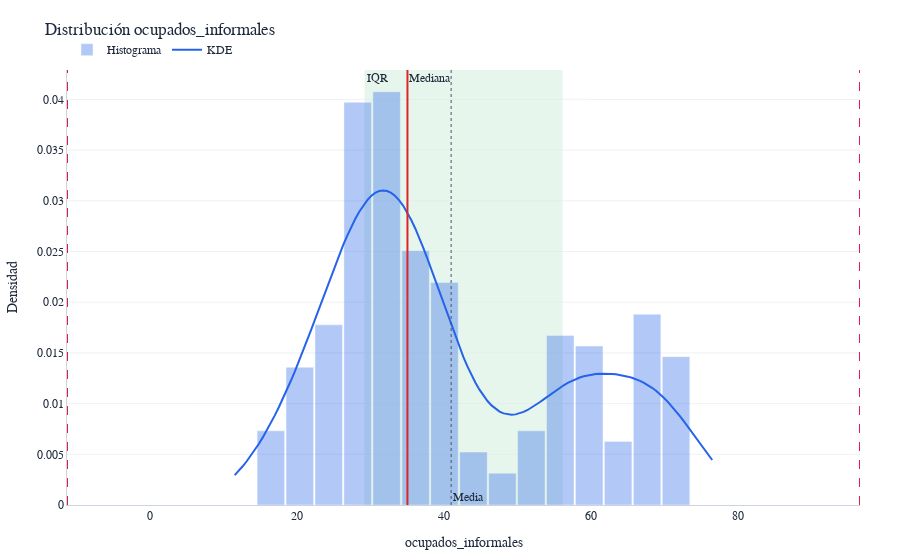
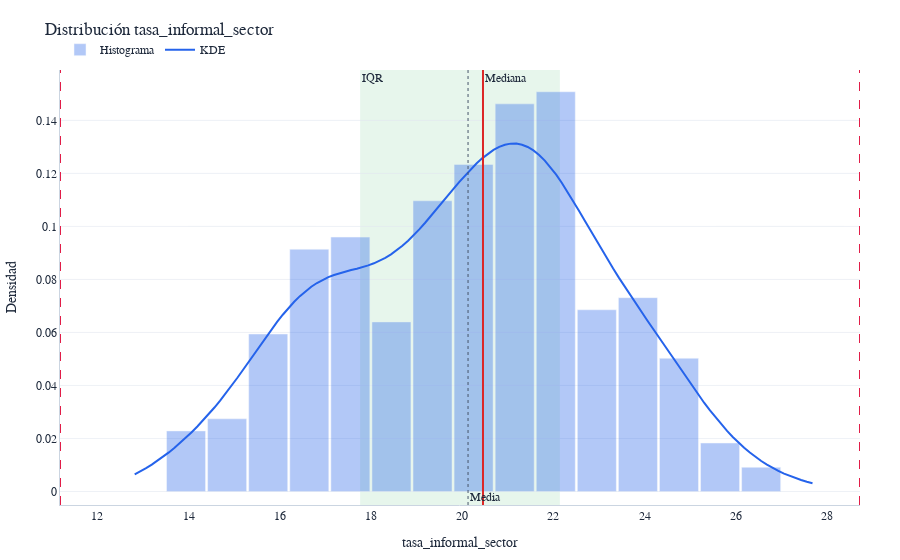
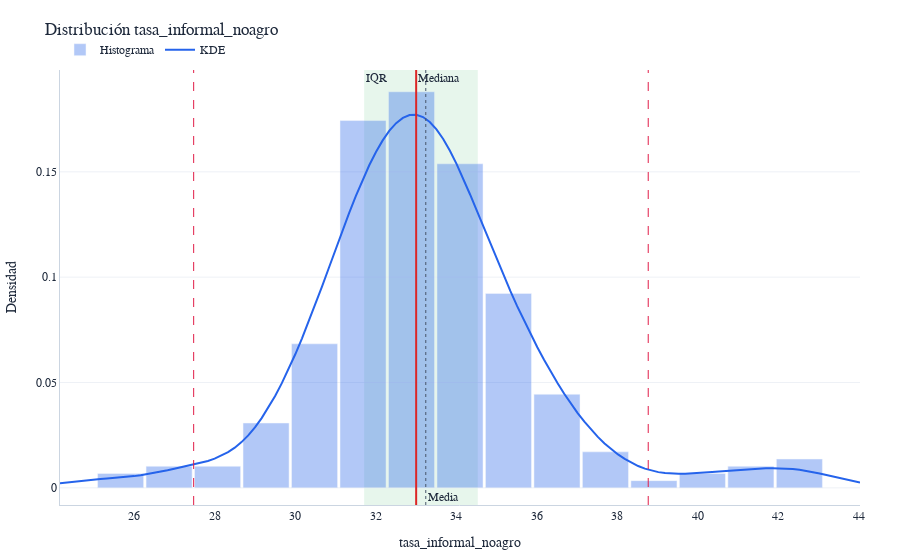
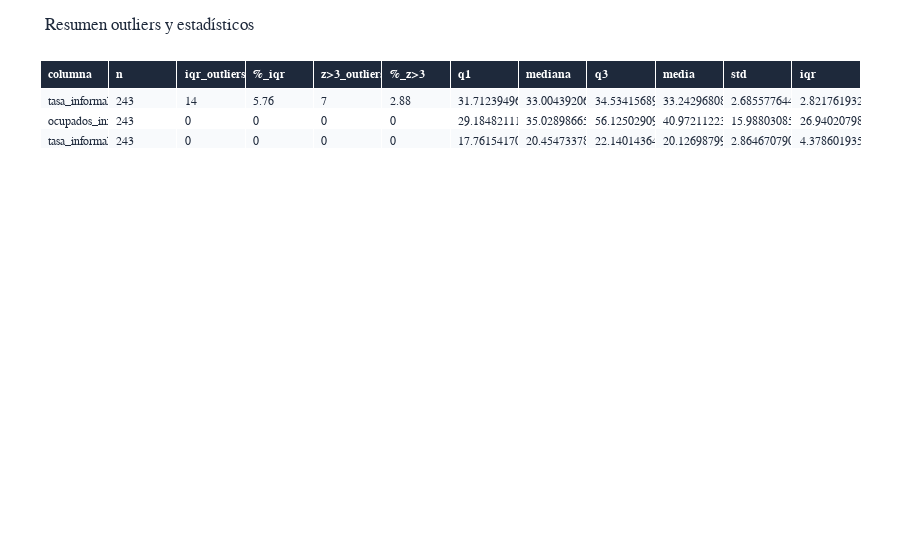

The notebook cell these images were saved under, in order:
### Markdown cell above
## 10. Distribuciones y Detección de Outliers
Objetivo: Visualizar forma de las distribuciones y marcar posibles atípicos mediante IQR y z-score.

### Code cell
# Distribuciones y detección de outliers (interactivo Plotly estilo The Economist)
# ---------------------------------------------------------------------------------
import numpy as np, pandas as pd
import plotly.graph_objects as go
from math import sqrt, pi

numeric_cols = merged.select_dtypes(include='number').columns.tolist()
if len(numeric_cols) == 0:
    print('No hay columnas numéricas para perfilar.')
else:
    print('Columnas numéricas analizadas:', numeric_cols)

    def kde_silverman(series, points=120):
        s = series.dropna().values.astype(float)
        if len(s) < 3:
            return np.array([]), np.array([])
        std = s.std(ddof=1)
        if std == 0:
            return np.array([]), np.array([])
        n = len(s)
        h = 1.06 * std * n ** (-1/5)
        xmin, xmax = s.min(), s.max()
        rng = xmax - xmin
        if rng == 0:
            return np.array([]), np.array([])
        xs = np.linspace(xmin - 0.05*rng, xmax + 0.05*rng, points)
        coeff = 1/(sqrt(2*pi)*h*n)
        exp_part = []
        for x in xs:
            exp_part.append(np.exp(-0.5*((x - s)/h)**2).sum())
        ys = coeff * np.array(exp_part)
        return xs, ys

    economist_layout = dict(
        font=dict(family='Georgia, serif', color='#1e293b'),
        plot_bgcolor='white',
        paper_bgcolor='white',
        margin=dict(l=60, r=40, t=70, b=55),
        hovermode='x unified'
    )

    outlier_rows = []

    for col in numeric_cols:
        s = merged[col].dropna()
        if s.empty:
            print(f'Sin datos para {col}')
            continue
        q1, q3 = s.quantile([0.25,0.75])
        q2 = s.median()
        iqr = q3 - q1
        low, high = q1 - 1.5*iqr, q3 + 1.5*iqr
        mean = s.mean()
        std = s.std(ddof=0)
        xs, ys = kde_silverman(s)

        hist = np.histogram(s, bins=min(25, max(8, int(np.sqrt(len(s))))))
        bin_edges = hist[1]
        bin_counts = hist[0]
        bin_widths = np.diff(bin_edges)
        density = bin_counts / (bin_widths * bin_counts.sum())

        fig = go.Figure()
        fig.add_trace(go.Bar(
            x=(bin_edges[:-1] + bin_edges[1:]) / 2,
            y=density,
            width=bin_widths*0.95,
            marker_color='#2563eb',
            opacity=0.35,
            name='Histograma',
            hovertemplate='<b>'+col+'</b><br>Centro bin: %{x:.2f}<br>Densidad: %{y:.4f}<extra></extra>'
        ))
        if len(xs) > 0:
            fig.add_trace(go.Scatter(
                x=xs, y=ys,
                mode='lines',
                line=dict(color='#2563eb', width=2),
                name='KDE',
                hovertemplate='x=%{x:.2f}<br>Densidad=%{y:.4f}<extra>KDE</extra>'
            ))
        fig.add_vrect(x0=q1, x1=q3, fillcolor='#16a34a', opacity=0.10, layer='below', line_width=0, annotation_text='IQR', annotation_position='top left')
        fig.add_vline(x=q2, line_width=2, line_color='#dc2626', annotation_text='Mediana', annotation_position='top right')
        fig.add_vline(x=mean, line_width=1, line_color='#475569', line_dash='dot', annotation_text='Media', annotation_position='bottom right')
        if iqr > 0:
            fig.add_vline(x=low, line_width=1, line_color='#e11d48', line_dash='dash')
            fig.add_vline(x=high, line_width=1, line_color='#e11d48', line_dash='dash')

        fig.update_layout(
            title=f'Distribución {col}',
            xaxis=dict(title=col, showgrid=False, linecolor='#cbd5e1'),
            yaxis=dict(title='Densidad', showgrid=True, gridcolor='#e2e8f0', gridwidth=0.6, zeroline=False, linecolor='#cbd5e1'),
            legend=dict(orientation='h', y=1.08, x=0),
            **economist_layout
        )
        fig.show()

        iqr_flags = ((s < low) | (s > high)) if iqr > 0 else pd.Series([False]*len(s), index=s.index)
        z = (s - mean)/std if std not in [0, np.nan] else pd.Series([0]*len(s), index=s.index)
        z3_flags = z.abs() > 3
        outlier_rows.append({
            'columna': col,
            'n': int(len(s)),
            'iqr_outliers': int(iqr_flags.sum()),
            '%_iqr': round(iqr_flags.mean()*100,2),
            'z>3_outliers': int(z3_flags.sum()),
            '%_z>3': round(z3_flags.mean()*100,2),
            'q1': q1,
            'mediana': q2,
            'q3': q3,
            'media': mean,
            'std': std,
            'iqr': iqr
        })

    outlier_df = pd.DataFrame(outlier_rows)
    if not outlier_df.empty:
        outlier_df = outlier_df.sort_values('%_iqr', ascending=False)
        fig_table = go.Figure(data=[go.Table(
            header=dict(values=[f'<b>{c}</b>' for c in outlier_df.columns], fill_color='#1e293b', font=dict(color='white', family='Georgia, serif'), align='left'),
            cells=dict(values=[outlier_df[c] for c in outlier_df.columns], fill_color=[['#f8fafc' if i%2==0 else 'white' for i in range(len(outlier_df))]], font=dict(color='#1e293b', family='Georgia, serif'), align='left')
        )])
        fig_table.update_layout(title='Resumen outliers y estadísticos', font=dict(family='Georgia, serif', color='#1e293b'), plot_bgcolor='white', paper_bgcolor='white', margin=dict(l=40,r=40,t=60,b=20))
        fig_table.show()
    else:
        print('Sin datos para tabla de outliers.')

### Figure 1 — Plotly figure (JSON) as saved in the notebook; plotly's stock layout.template omitted (floating-point values rounded to 4 significant figures)
{"data": [{"hovertemplate": "<b>ocupados_informales</b><br>Centro bin: %{x:.2f}<br>Densidad: %{y:.4f}<extra></extra>", "marker": {"color": "#2563eb"}, "name": "Histograma", "opacity": 0.35, "type": "bar", "width": [3.741, 3.741, 3.741, 3.741, 3.741, 3.741, 3.741, 3.741, 3.741, 3.741, 3.741, 3.741, 3.741, 3.741, 3.741], "x": [16.44, 20.38, 24.32, 28.26, 32.2, 36.13, 40.07, 44.01, 47.95, 51.88, 55.82, 59.76, 63.7, 67.64, 71.57], "y": [0.007315, 0.01359, 0.01777, 0.03971, 0.04076, 0.02508, 0.02195, 0.005225, 0.003135, 0.007315, 0.01672, 0.01568, 0.00627, 0.01881, 0.01463]}, {"hovertemplate": "x=%{x:.2f}<br>Densidad=%{y:.4f}<extra>KDE</extra>", "line": {"color": "#2563eb", "width": 2}, "mode": "lines", "name": "KDE", "type": "scatter", "x": [11.52, 12.07, 12.61, 13.16, 13.71, 14.25, 14.8, 15.34, 15.89, 16.44, 16.98, 17.53, 18.07, 18.62, 19.17, 19.71, 20.26, 20.8, 21.35, 21.9, 22.44, 22.99, 23.53, 24.08, 24.63, 25.17, 25.72, 26.26, 26.81, 27.36, 27.9, 28.45, 28.99, 29.54, 30.09, 30.63, 31.18, 31.72, 32.27, 32.82, 33.36, 33.91, 34.45, 35.0, 35.55, 36.09, 36.64, 37.18, 37.73, 38.28, 38.82, 39.37, 39.91, 40.46, 41.01, 41.55, 42.1, 42.64, 43.19, 43.74, 44.28, 44.83, 45.37, 45.92, 46.47, 47.01, 47.56, 48.1, 48.65, 49.2, 49.74, 50.29, 50.83, 51.38, 51.93, 52.47, 53.02, 53.56, 54.11, 54.66, 55.2, 55.75, 56.29, 56.84, 57.39, 57.93, 58.48, 59.02, 59.57, 60.12, 60.66, 61.21, 61.75, 62.3, 62.85, 63.39, 63.94, 64.48, 65.03, 65.58, 66.12, 66.67, 67.21, 67.76, 68.31, 68.85, 69.4, 69.94, 70.49, 71.04, 71.58, 72.13, 72.67, 73.22, 73.77, 74.31, 74.86, 75.4, 75.95, 76.5], "y": [0.002951, 0.003367, 0.003821, 0.004313, 0.004843, 0.005413, 0.006021, 0.006669, 0.007355, 0.008079, 0.008841, 0.00964, 0.01048, 0.01135, 0.01225, 0.01319, 0.01416, 0.01515, 0.01618, 0.01722, 0.01828, 0.01935, 0.02042, 0.0215, 0.02256, 0.0236, 0.02462, 0.0256, 0.02652, 0.02739, 0.02818, 0.0289, 0.02952, 0.03005, 0.03047, 0.03077, 0.03096, 0.03103, 0.03097, 0.03078, 0.03047, 0.03005, 0.02951, 0.02886, 0.02811, 0.02727, 0.02635, 0.02537, 0.02433, 0.02324, 0.02213, 0.021, 0.01987, 0.01875, 0.01764, 0.01658, 0.01555, 0.01458, 0.01367, 0.01283, 0.01206, 0.01137, 0.01077, 0.01025, 0.009823, 0.009478, 0.009217, 0.009037, 0.008934, 0.008903, 0.008937, 0.009032, 0.009179, 0.00937, 0.009597, 0.009854, 0.01013, 0.01042, 0.01071, 0.011, 0.01129, 0.01156, 0.01181, 0.01204, 0.01224, 0.01242, 0.01257, 0.0127, 0.0128, 0.01287, 0.01292, 0.01295, 0.01296, 0.01295, 0.01293, 0.01289, 0.01283, 0.01275, 0.01266, 0.01254, 0.0124, 0.01224, 0.01204, 0.01182, 0.01156, 0.01126, 0.01093, 0.01056, 0.01015, 0.00971, 0.009237, 0.008738, 0.008217, 0.007678, 0.007129, 0.006575, 0.006022, 0.005478, 0.004947, 0.004436]}], "layout": {"annotations": [{"showarrow": false, "text": "IQR", "x": 29.18, "xanchor": "left", "xref": "x", "y": 1, "yanchor": "top", "yref": "y domain"}, {"showarrow": false, "text": "Mediana", "x": 35.03, "xanchor": "left", "xref": "x", "y": 1, "yanchor": "top", "yref": "y domain"}, {"showarrow": false, "text": "Media", "x": 40.97, "xanchor": "left", "xref": "x", "y": 0, "yanchor": "bottom", "yref": "y domain"}], "font": {"color": "#1e293b", "family": "Georgia, serif"}, "hovermode": "x unified", "legend": {"orientation": "h", "x": 0, "y": 1.08}, "margin": {"b": 55, "l": 60, "r": 40, "t": 70}, "paper_bgcolor": "white", "plot_bgcolor": "white", "shapes": [{"fillcolor": "#16a34a", "layer": "below", "line": {"width": 0}, "opacity": 0.1, "type": "rect", "x0": 29.18, "x1": 56.13, "xref": "x", "y0": 0, "y1": 1, "yref": "y domain"}, {"line": {"color": "#dc2626", "width": 2}, "type": "line", "x0": 35.03, "x1": 35.03, "xref": "x", "y0": 0, "y1": 1, "yref": "y domain"}, {"line": {"color": "#475569", "dash": "dot", "width": 1}, "type": "line", "x0": 40.97, "x1": 40.97, "xref": "x", "y0": 0, "y1": 1, "yref": "y domain"}, {"line": {"color": "#e11d48", "dash": "dash", "width": 1}, "type": "line", "x0": -11.23, "x1": -11.23, "xref": "x", "y0": 0, "y1": 1, "yref": "y domain"}, {"line": {"color": "#e11d48", "dash": "dash", "width": 1}, "type": "line", "x0": 96.54, "x1": 96.54, "xref": "x", "y0": 0, "y1": 1, "yref": "y domain"}], "title": {"text": "Distribución ocupados_informales"}, "xaxis": {"linecolor": "#cbd5e1", "showgrid": false, "title": {"text": "ocupados_informales"}}, "yaxis": {"gridcolor": "#e2e8f0", "gridwidth": 0.6, "linecolor": "#cbd5e1", "showgrid": true, "title": {"text": "Densidad"}, "zeroline": false}}}

### Figure 2 — Plotly figure (JSON) as saved in the notebook; plotly's stock layout.template omitted (floating-point values rounded to 4 significant figures)
{"data": [{"hovertemplate": "<b>tasa_informal_sector</b><br>Centro bin: %{x:.2f}<br>Densidad: %{y:.4f}<extra></extra>", "marker": {"color": "#2563eb"}, "name": "Histograma", "opacity": 0.35, "type": "bar", "width": [0.8554, 0.8554, 0.8554, 0.8554, 0.8554, 0.8554, 0.8554, 0.8554, 0.8554, 0.8554, 0.8554, 0.8554, 0.8554, 0.8554, 0.8554], "x": [13.95, 14.85, 15.75, 16.65, 17.55, 18.45, 19.35, 20.25, 21.15, 22.05, 22.95, 23.85, 24.75, 25.65, 26.55], "y": [0.02285, 0.02742, 0.05941, 0.0914, 0.09597, 0.06398, 0.1097, 0.1234, 0.1462, 0.1508, 0.06855, 0.07312, 0.05027, 0.01828, 0.00914]}, {"hovertemplate": "x=%{x:.2f}<br>Densidad=%{y:.4f}<extra>KDE</extra>", "line": {"color": "#2563eb", "width": 2}, "mode": "lines", "name": "KDE", "type": "scatter", "x": [12.82, 12.94, 13.07, 13.19, 13.32, 13.44, 13.57, 13.69, 13.82, 13.94, 14.07, 14.19, 14.32, 14.44, 14.57, 14.69, 14.82, 14.94, 15.07, 15.19, 15.32, 15.44, 15.57, 15.69, 15.82, 15.94, 16.07, 16.19, 16.32, 16.44, 16.57, 16.69, 16.82, 16.94, 17.07, 17.19, 17.31, 17.44, 17.56, 17.69, 17.81, 17.94, 18.06, 18.19, 18.31, 18.44, 18.56, 18.69, 18.81, 18.94, 19.06, 19.19, 19.31, 19.44, 19.56, 19.69, 19.81, 19.94, 20.06, 20.19, 20.31, 20.44, 20.56, 20.69, 20.81, 20.94, 21.06, 21.19, 21.31, 21.44, 21.56, 21.68, 21.81, 21.93, 22.06, 22.18, 22.31, 22.43, 22.56, 22.68, 22.81, 22.93, 23.06, 23.18, 23.31, 23.43, 23.56, 23.68, 23.81, 23.93, 24.06, 24.18, 24.31, 24.43, 24.56, 24.68, 24.81, 24.93, 25.06, 25.18, 25.31, 25.43, 25.56, 25.68, 25.81, 25.93, 26.05, 26.18, 26.3, 26.43, 26.55, 26.68, 26.8, 26.93, 27.05, 27.18, 27.3, 27.43, 27.55, 27.68], "y": [0.006459, 0.007569, 0.00879, 0.01012, 0.01155, 0.0131, 0.01474, 0.01648, 0.01833, 0.02028, 0.02234, 0.02451, 0.02678, 0.02917, 0.03168, 0.03431, 0.03705, 0.03989, 0.04282, 0.04584, 0.0489, 0.05199, 0.05508, 0.05813, 0.0611, 0.06396, 0.06668, 0.06923, 0.07157, 0.0737, 0.07559, 0.07724, 0.07866, 0.07986, 0.08086, 0.08169, 0.08239, 0.08298, 0.08353, 0.08407, 0.08465, 0.08531, 0.08609, 0.08703, 0.08815, 0.08947, 0.09099, 0.09271, 0.09463, 0.09674, 0.099, 0.1014, 0.1039, 0.1065, 0.1091, 0.1117, 0.1143, 0.1168, 0.1192, 0.1216, 0.1237, 0.1257, 0.1274, 0.1289, 0.13, 0.1308, 0.1312, 0.1313, 0.1308, 0.13, 0.1287, 0.127, 0.1248, 0.1223, 0.1195, 0.1164, 0.1131, 0.1095, 0.1059, 0.1022, 0.09849, 0.0948, 0.09116, 0.08758, 0.08409, 0.08069, 0.07736, 0.07409, 0.07088, 0.06769, 0.06453, 0.06138, 0.05822, 0.05505, 0.05188, 0.04871, 0.04555, 0.04242, 0.03934, 0.03632, 0.03339, 0.03057, 0.02786, 0.02529, 0.02286, 0.02058, 0.01846, 0.0165, 0.01469, 0.01303, 0.01151, 0.01014, 0.008892, 0.007767, 0.006754, 0.005847, 0.005036, 0.004313, 0.003673, 0.003107]}], "layout": {"annotations": [{"showarrow": false, "text": "IQR", "x": 17.76, "xanchor": "left", "xref": "x", "y": 1, "yanchor": "top", "yref": "y domain"}, {"showarrow": false, "text": "Mediana", "x": 20.45, "xanchor": "left", "xref": "x", "y": 1, "yanchor": "top", "yref": "y domain"}, {"showarrow": false, "text": "Media", "x": 20.13, "xanchor": "left", "xref": "x", "y": 0, "yanchor": "bottom", "yref": "y domain"}], "font": {"color": "#1e293b", "family": "Georgia, serif"}, "hovermode": "x unified", "legend": {"orientation": "h", "x": 0, "y": 1.08}, "margin": {"b": 55, "l": 60, "r": 40, "t": 70}, "paper_bgcolor": "white", "plot_bgcolor": "white", "shapes": [{"fillcolor": "#16a34a", "layer": "below", "line": {"width": 0}, "opacity": 0.1, "type": "rect", "x0": 17.76, "x1": 22.14, "xref": "x", "y0": 0, "y1": 1, "yref": "y domain"}, {"line": {"color": "#dc2626", "width": 2}, "type": "line", "x0": 20.45, "x1": 20.45, "xref": "x", "y0": 0, "y1": 1, "yref": "y domain"}, {"line": {"color": "#475569", "dash": "dot", "width": 1}, "type": "line", "x0": 20.13, "x1": 20.13, "xref": "x", "y0": 0, "y1": 1, "yref": "y domain"}, {"line": {"color": "#e11d48", "dash": "dash", "width": 1}, "type": "line", "x0": 11.19, "x1": 11.19, "xref": "x", "y0": 0, "y1": 1, "yref": "y domain"}, {"line": {"color": "#e11d48", "dash": "dash", "width": 1}, "type": "line", "x0": 28.71, "x1": 28.71, "xref": "x", "y0": 0, "y1": 1, "yref": "y domain"}], "title": {"text": "Distribución tasa_informal_sector"}, "xaxis": {"linecolor": "#cbd5e1", "showgrid": false, "title": {"text": "tasa_informal_sector"}}, "yaxis": {"gridcolor": "#e2e8f0", "gridwidth": 0.6, "linecolor": "#cbd5e1", "showgrid": true, "title": {"text": "Densidad"}, "zeroline": false}}}

### Figure 3 — Plotly figure (JSON) as saved in the notebook; plotly's stock layout.template omitted (floating-point values rounded to 4 significant figures)
{"data": [{"hovertemplate": "<b>tasa_informal_noagro</b><br>Centro bin: %{x:.2f}<br>Densidad: %{y:.4f}<extra></extra>", "marker": {"color": "#2563eb"}, "name": "Histograma", "opacity": 0.35, "type": "bar", "width": [1.144, 1.144, 1.144, 1.144, 1.144, 1.144, 1.144, 1.144, 1.144, 1.144, 1.144, 1.144, 1.144, 1.144, 1.144], "x": [25.67, 26.87, 28.07, 29.28, 30.48, 31.69, 32.89, 34.09, 35.3, 36.5, 37.7, 38.91, 40.11, 41.32, 42.52], "y": [0.006837, 0.01025, 0.01025, 0.03076, 0.06837, 0.1743, 0.188, 0.1538, 0.09229, 0.04444, 0.01709, 0.003418, 0.006837, 0.01025, 0.01367]}, {"hovertemplate": "x=%{x:.2f}<br>Densidad=%{y:.4f}<extra>KDE</extra>", "line": {"color": "#2563eb", "width": 2}, "mode": "lines", "name": "KDE", "type": "scatter", "x": [24.16, 24.33, 24.49, 24.66, 24.83, 25.0, 25.16, 25.33, 25.5, 25.66, 25.83, 26.0, 26.16, 26.33, 26.5, 26.66, 26.83, 27.0, 27.17, 27.33, 27.5, 27.67, 27.83, 28.0, 28.17, 28.33, 28.5, 28.67, 28.83, 29.0, 29.17, 29.34, 29.5, 29.67, 29.84, 30.0, 30.17, 30.34, 30.5, 30.67, 30.84, 31.0, 31.17, 31.34, 31.51, 31.67, 31.84, 32.01, 32.17, 32.34, 32.51, 32.67, 32.84, 33.01, 33.17, 33.34, 33.51, 33.68, 33.84, 34.01, 34.18, 34.34, 34.51, 34.68, 34.84, 35.01, 35.18, 35.34, 35.51, 35.68, 35.85, 36.01, 36.18, 36.35, 36.51, 36.68, 36.85, 37.01, 37.18, 37.35, 37.51, 37.68, 37.85, 38.02, 38.18, 38.35, 38.52, 38.68, 38.85, 39.02, 39.18, 39.35, 39.52, 39.68, 39.85, 40.02, 40.19, 40.35, 40.52, 40.69, 40.85, 41.02, 41.19, 41.35, 41.52, 41.69, 41.85, 42.02, 42.19, 42.36, 42.52, 42.69, 42.86, 43.02, 43.19, 43.36, 43.52, 43.69, 43.86, 44.03], "y": [0.002179, 0.00258, 0.002976, 0.003349, 0.003688, 0.003984, 0.004242, 0.004472, 0.004695, 0.004935, 0.005217, 0.005562, 0.005985, 0.006487, 0.007063, 0.007694, 0.00836, 0.009041, 0.009724, 0.01041, 0.01112, 0.01189, 0.01278, 0.01386, 0.01521, 0.01692, 0.01907, 0.02172, 0.02492, 0.0287, 0.03308, 0.03805, 0.04359, 0.04968, 0.0563, 0.0634, 0.07095, 0.07891, 0.08721, 0.09576, 0.1045, 0.1132, 0.1219, 0.1304, 0.1385, 0.1461, 0.1531, 0.1594, 0.1649, 0.1695, 0.1731, 0.1756, 0.177, 0.1771, 0.176, 0.1737, 0.1702, 0.1656, 0.16, 0.1537, 0.1467, 0.1392, 0.1315, 0.1237, 0.1159, 0.1082, 0.1006, 0.09333, 0.08628, 0.0795, 0.07299, 0.06675, 0.0608, 0.05512, 0.04974, 0.04466, 0.03991, 0.03548, 0.03138, 0.02762, 0.02419, 0.02109, 0.01832, 0.01586, 0.01371, 0.01188, 0.01035, 0.009111, 0.008157, 0.007463, 0.007002, 0.006743, 0.006649, 0.006684, 0.006815, 0.007011, 0.007247, 0.007506, 0.007774, 0.008043, 0.008307, 0.00856, 0.008795, 0.009004, 0.009174, 0.009292, 0.009341, 0.009306, 0.009171, 0.008927, 0.008567, 0.008094, 0.007518, 0.006856, 0.006131, 0.00537, 0.004603, 0.003857, 0.003158, 0.002524]}], "layout": {"annotations": [{"showarrow": false, "text": "IQR", "x": 31.71, "xanchor": "left", "xref": "x", "y": 1, "yanchor": "top", "yref": "y domain"}, {"showarrow": false, "text": "Mediana", "x": 33.0, "xanchor": "left", "xref": "x", "y": 1, "yanchor": "top", "yref": "y domain"}, {"showarrow": false, "text": "Media", "x": 33.24, "xanchor": "left", "xref": "x", "y": 0, "yanchor": "bottom", "yref": "y domain"}], "font": {"color": "#1e293b", "family": "Georgia, serif"}, "hovermode": "x unified", "legend": {"orientation": "h", "x": 0, "y": 1.08}, "margin": {"b": 55, "l": 60, "r": 40, "t": 70}, "paper_bgcolor": "white", "plot_bgcolor": "white", "shapes": [{"fillcolor": "#16a34a", "layer": "below", "line": {"width": 0}, "opacity": 0.1, "type": "rect", "x0": 31.71, "x1": 34.53, "xref": "x", "y0": 0, "y1": 1, "yref": "y domain"}, {"line": {"color": "#dc2626", "width": 2}, "type": "line", "x0": 33.0, "x1": 33.0, "xref": "x", "y0": 0, "y1": 1, "yref": "y domain"}, {"line": {"color": "#475569", "dash": "dot", "width": 1}, "type": "line", "x0": 33.24, "x1": 33.24, "xref": "x", "y0": 0, "y1": 1, "yref": "y domain"}, {"line": {"color": "#e11d48", "dash": "dash", "width": 1}, "type": "line", "x0": 27.48, "x1": 27.48, "xref": "x", "y0": 0, "y1": 1, "yref": "y domain"}, {"line": {"color": "#e11d48", "dash": "dash", "width": 1}, "type": "line", "x0": 38.77, "x1": 38.77, "xref": "x", "y0": 0, "y1": 1, "yref": "y domain"}], "title": {"text": "Distribución tasa_informal_noagro"}, "xaxis": {"linecolor": "#cbd5e1", "showgrid": false, "title": {"text": "tasa_informal_noagro"}}, "yaxis": {"gridcolor": "#e2e8f0", "gridwidth": 0.6, "linecolor": "#cbd5e1", "showgrid": true, "title": {"text": "Densidad"}, "zeroline": false}}}

### Figure 4 — Plotly figure (JSON) as saved in the notebook; plotly's stock layout.template omitted (floating-point values rounded to 4 significant figures)
{"data": [{"cells": {"align": "left", "fill": {"color": [["#f8fafc", "white", "#f8fafc"]]}, "font": {"color": "#1e293b", "family": "Georgia, serif"}, "values": [["tasa_informal_noagro", "ocupados_informales", "tasa_informal_sector"], [243, 243, 243], [14, 0, 0], [5.76, 0, 0], [7, 0, 0], [2.88, 0, 0], [31.71, 29.18, 17.76], [33.0, 35.03, 20.45], [34.53, 56.13, 22.14], [33.24, 40.97, 20.13], [2.686, 15.99, 2.865], [2.822, 26.94, 4.379]]}, "header": {"align": "left", "fill": {"color": "#1e293b"}, "font": {"color": "white", "family": "Georgia, serif"}, "values": ["<b>columna</b>", "<b>n</b>", "<b>iqr_outliers</b>", "<b>%_iqr</b>", "<b>z>3_outliers</b>", "<b>%_z>3</b>", "<b>q1</b>", "<b>mediana</b>", "<b>q3</b>", "<b>media</b>", "<b>std</b>", "<b>iqr</b>"]}, "type": "table"}], "layout": {"font": {"color": "#1e293b", "family": "Georgia, serif"}, "margin": {"b": 20, "l": 40, "r": 40, "t": 60}, "paper_bgcolor": "white", "plot_bgcolor": "white", "title": {"text": "Resumen outliers y estadísticos"}}}
